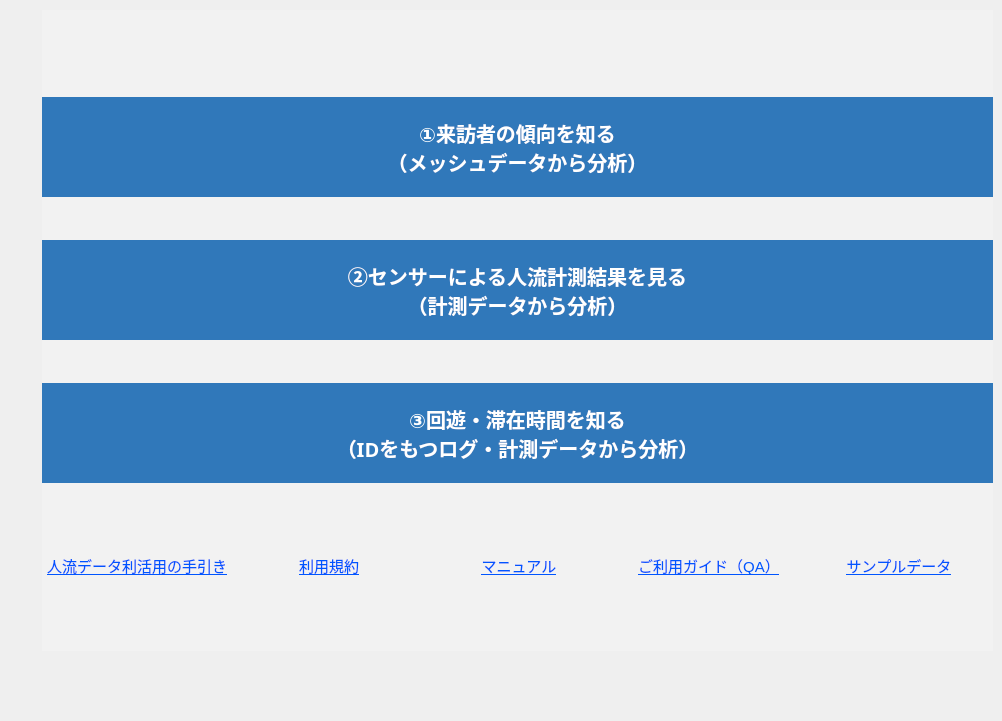
   <widget class="QWidget" name="tab">
    <attribute name="title">
     <string>Tab 1</string>
    </attribute>
    <widget class="QFrame" name="frame">
     <property name="geometry">
      <rect>
       <x>42</x>
       <y>10</y>
       <width>951</width>
       <height>641</height>
      </rect>
     </property>
     <property name="styleSheet">
      <string notr="true">background-color: rgb(242, 242, 242);</string>
     </property>
     <property name="frameShape">
      <enum>QFrame::NoFrame</enum>
     </property>
     <property name="frameShadow">
      <enum>QFrame::Plain</enum>
     </property>
     <property name="lineWidth">
      <number>0</number>
     </property>
     <widget class="QWidget" name="horizontalLayoutWidget">
      <property name="geometry">
       <rect>
        <x>0</x>
        <y>530</y>
        <width>951</width>
        <height>51</height>
       </rect>
      </property>
      <layout class="QHBoxLayout" name="horizontalLayout">
       <property name="leftMargin">
        <number>1</number>
       </property>
       <property name="topMargin">
        <number>1</number>
       </property>
       <property name="rightMargin">
        <number>2</number>
       </property>
       <property name="bottomMargin">
        <number>1</number>
       </property>
       <item>
        <widget class="QPushButton" name="lnk_tebiki">
         <property name="font">
          <font>
           <pointsize>11</pointsize>
           <underline>true</underline>
          </font>
         </property>
         <property name="cursor">
          <cursorShape>PointingHandCursor</cursorShape>
         </property>
         <property name="styleSheet">
          <string notr="true">color: rgb(0, 85, 255);</string>
         </property>
         <property name="text">
          <string>人流データ利活用の手引き</string>
         </property>
         <property name="flat">
          <bool>true</bool>
         </property>
        </widget>
       </item>
       <item>
        <widget class="QPushButton" name="lnk_riyo">
         <property name="font">
          <font>
           <pointsize>11</pointsize>
           <underline>true</underline>
          </font>
         </property>
         <property name="cursor">
          <cursorShape>PointingHandCursor</cursorShape>
         </property>
         <property name="styleSheet">
          <string notr="true">color: rgb(0, 85, 255);</string>
         </property>
         <property name="text">
          <string>利用規約</string>
         </property>
         <property name="flat">
          <bool>true</bool>
         </property>
        </widget>
       </item>
       <item>
        <widget class="QPushButton" name="lnk_use">
         <property name="font">
          <font>
           <pointsize>11</pointsize>
           <underline>true</underline>
          </font>
         </property>
         <property name="cursor">
          <cursorShape>PointingHandCursor</cursorShape>
         </property>
         <property name="styleSheet">
          <string notr="true">color: rgb(0, 85, 255);</string>
         </property>
         <property name="text">
          <string>マニュアル</string>
         </property>
         <property name="flat">
          <bool>true</bool>
         </property>
        </widget>
       </item>
       <item>
        <widget class="QPushButton" name="lnk_guide">
         <property name="font">
          <font>
           <pointsize>11</pointsize>
           <underline>true</underline>
          </font>
         </property>
         <property name="cursor">
          <cursorShape>PointingHandCursor</cursorShape>
         </property>
         <property name="styleSheet">
          <string notr="true">color: rgb(0, 85, 255);</string>
         </property>
         <property name="text">
          <string>ご利用ガイド（QA）</string>
         </property>
         <property name="flat">
          <bool>true</bool>
         </property>
        </widget>
       </item>
       <item>
        <widget class="QPushButton" name="lnk_sample">
         <property name="font">
          <font>
           <pointsize>11</pointsize>
           <underline>true</underline>
          </font>
         </property>
         <property name="cursor">
          <cursorShape>PointingHandCursor</cursorShape>
         </property>
         <property name="styleSheet">
          <string notr="true">color: rgb(0, 85, 255);</string>
         </property>
         <property name="text">
          <string>サンプルデータ</string>
         </property>
         <property name="flat">
          <bool>true</bool>
         </property>
        </widget>
       </item>
      </layout>
     </widget>
     <widget class="QWidget" name="layoutWidget">
      <property name="geometry">
       <rect>
        <x>0</x>
        <y>50</y>
        <width>951</width>
        <height>461</height>
       </rect>
      </property>
      <layout class="QVBoxLayout" name="verticalLayout">
       <item>
        <widget class="QPushButton" name="btn_001">
         <property name="minimumSize">
          <size>
           <width>0</width>
           <height>100</height>
          </size>
         </property>
         <property name="font">
          <font>
           <family>游ゴシック</family>
           <pointsize>15</pointsize>
           <weight>75</weight>
           <bold>true</bold>
          </font>
         </property>
         <property name="autoFillBackground">
          <bool>false</bool>
         </property>
         <property name="styleSheet">
          <string notr="true">background-color: rgb(48,120,186);
color: rgb(255, 255, 255);
border: none;</string>
         </property>
         <property name="text">
          <string>①来訪者の傾向を知る
（メッシュデータから分析）</string>
         </property>
         <property name="autoDefault">
          <bool>true</bool>
         </property>
         <property name="default">
          <bool>false</bool>
         </property>
         <property name="flat">
          <bool>false</bool>
         </property>
        </widget>
       </item>
       <item>
        <widget class="QPushButton" name="btn_002">
         <property name="minimumSize">
          <size>
           <width>0</width>
           <height>100</height>
          </size>
         </property>
         <property name="font">
          <font>
           <family>游ゴシック</family>
           <pointsize>15</pointsize>
           <weight>75</weight>
           <bold>true</bold>
          </font>
         </property>
         <property name="autoFillBackground">
          <bool>false</bool>
         </property>
         <property name="styleSheet">
          <string notr="true">background-color: rgb(48,120,186);
color: rgb(255, 255, 255);
border: none;</string>
         </property>
         <property name="text">
          <string>②センサーによる人流計測結果を見る
（計測データから分析）</string>
         </property>
        </widget>
       </item>
       <item>
        <widget class="QPushButton" name="btn_003">
         <property name="minimumSize">
          <size>
           <width>0</width>
           <height>100</height>
          </size>
         </property>
         <property name="font">
          <font>
           <family>游ゴシック</family>
           <pointsize>15</pointsize>
           <weight>75</weight>
           <bold>true</bold>
          </font>
         </property>
         <property name="autoFillBackground">
          <bool>false</bool>
         </property>
         <property name="styleSheet">
          <string notr="true">background-color: rgb(48,120,186);
color: rgb(255, 255, 255);
border: none;</string>
         </property>
         <property name="text">
          <string>③回遊・滞在時間を知る
（IDをもつログ・計測データから分析）</string>
         </property>
        </widget>
       </item>
      </layout>
     </widget>
    </widget>
    <widget class="QLabel" name="label_7">
     <property name="geometry">
      <rect>
       <x>120</x>
       <y>700</y>
       <width>50</width>
       <height>12</height>
      </rect>
     </property>
     <property name="text">
      <string/>
     </property>
    </widget>
   </widget>
